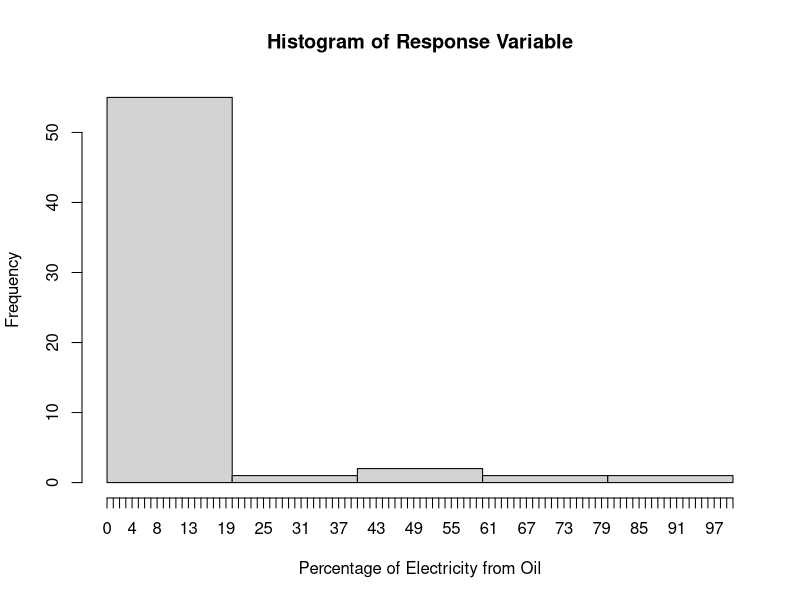
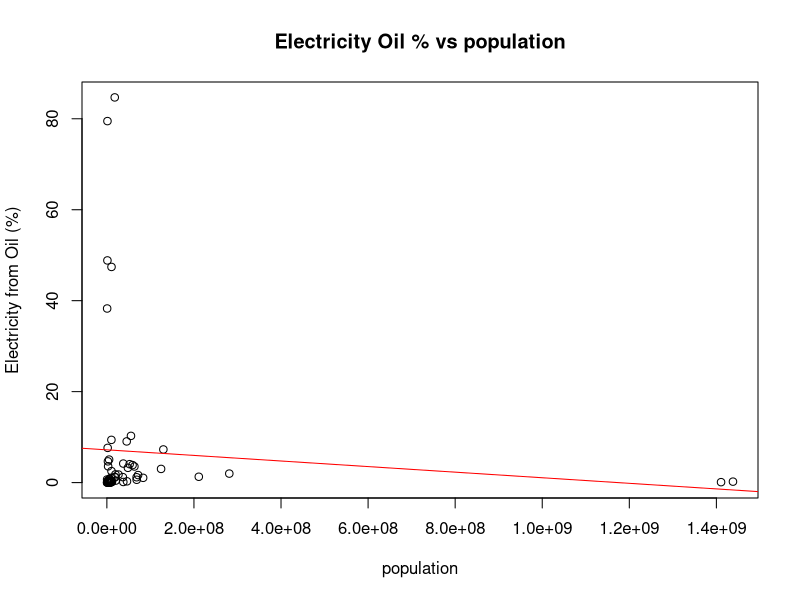
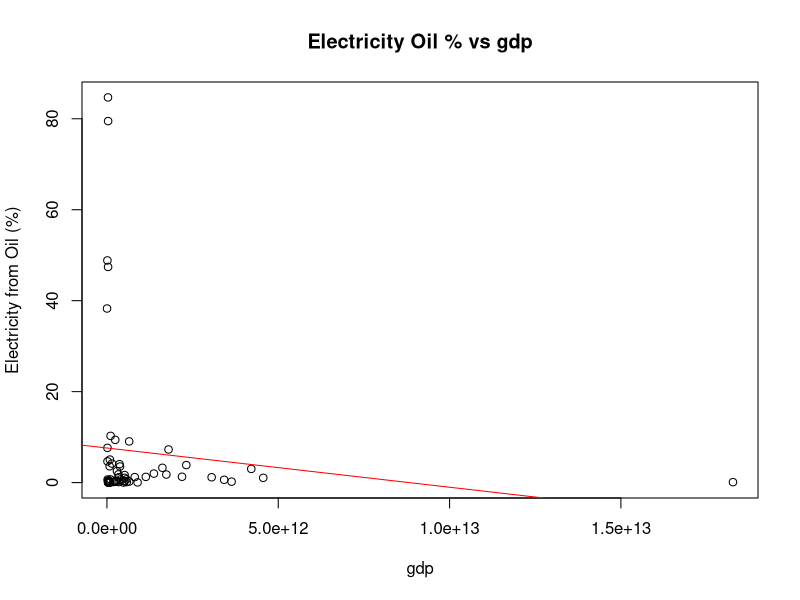
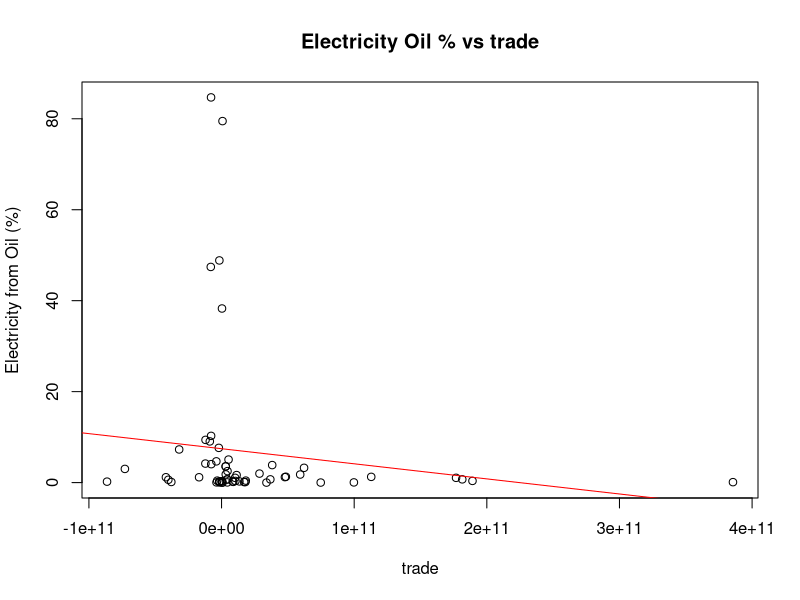
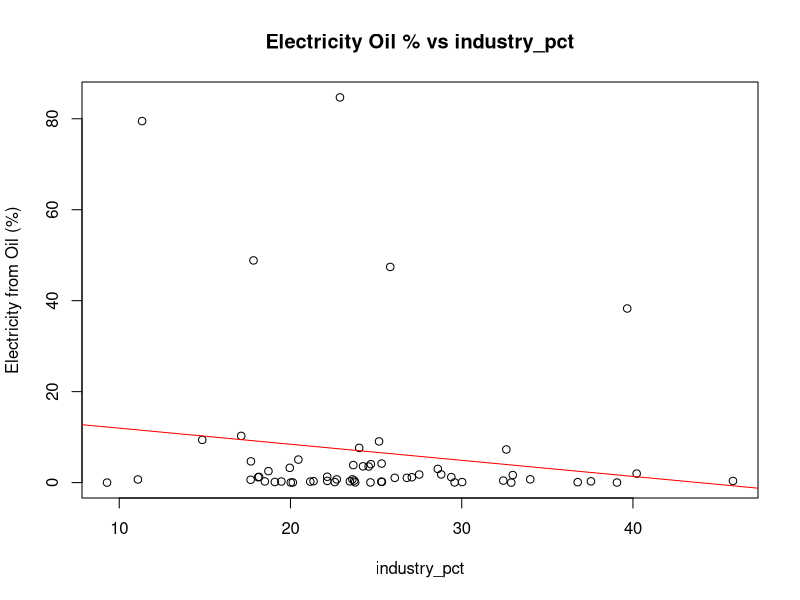
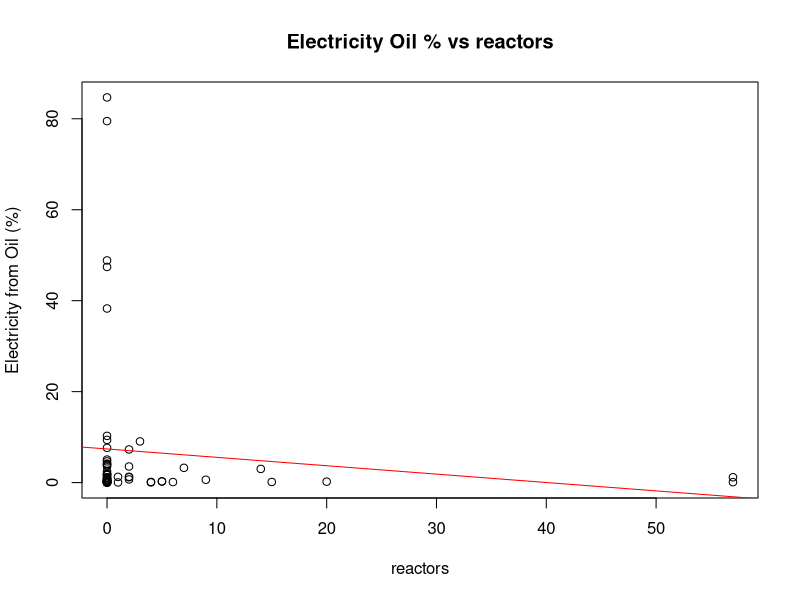
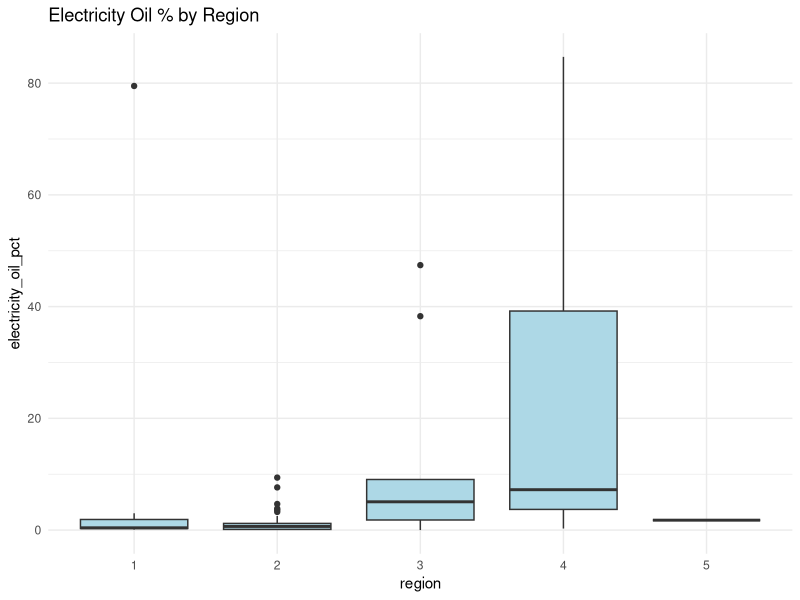
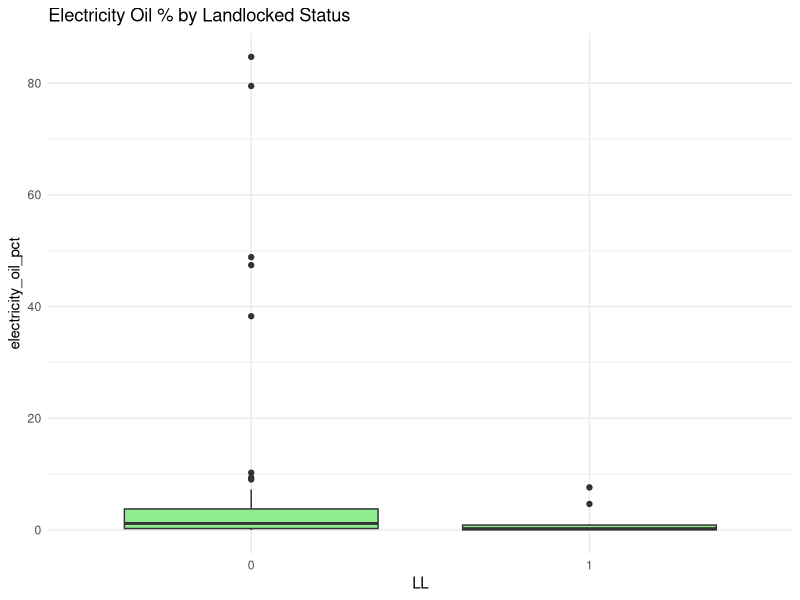

The R script that drew these images, in order: (Note: this script raises an error after producing the figures.)
## ---- chunk 1
knitr::opts_chunk$set(echo = TRUE, highlight=FALSE, comment=NA, warnings=FALSE,message=FALSE)
## ---- chunk 2
## Use this chunk for reading in packages.
## Use this chunk for reading in the data, combining the data, and any other major data cleaning that is not relevant to show.
## Remove the ## before all code.
library(corrplot)
library(GGally)

oilData <- read.csv("clean.csv")

# Converting qualitative variables to factors
oilData$region <- as.factor(oilData$region)
oilData$LL <- as.factor(oilData$LL)
oilData$qual_score <- as.factor(oilData$qual_score)

head(oilData)
str(oilData)
## ---- chunk 3
## Use this code chunk can be used to execute any functions or summaries 
## that will not be included in your output such as correlations or 5 number summaries

## ---- chunk 4
## This code chunk can be used to execute any functions or summaries that will not be included in your output

## ---- chunk 5
head(oilData)
## ---- chunk 6
## Use this code  to include the relevant plots from EDA
## This should NOT be a dump of all of your plots and outputs.
## Refer to the Rmarkdown guide for sizing information on your plots

hist(oilData$electricity_oil_pct,
     xlab = "Percentage of Electricity from Oil",
     main = "Histogram of Response Variable",
     breaks = 5,       # increase number of bins
     xaxt = "n")        # suppress x-axis

# Add custom x-axis ticks every 5%
axis(side = 1, at = seq(0, 100, by = 1))  # 0%, 5%, 10%, ..., 100%

quant_vars <- names(oilData)[sapply(oilData, is.numeric)]
quant_vars <- setdiff(quant_vars, "electricity_oil_pct")

for (var in quant_vars) {
  
  df <- oilData[, c(var, "electricity_oil_pct")]
  df <- df[complete.cases(df), ]
  
  plot(df[[var]], df$electricity_oil_pct,
       xlab = var,
       ylab = "Electricity from Oil (%)",
       main = paste("Electricity Oil % vs", var))
  
  model <- lm(electricity_oil_pct ~ x, data = transform(df, x = df[[var]]))
  abline(model, col = "red")
}

# By region
ggplot(oilData, aes(x = region, y = electricity_oil_pct)) +
  geom_boxplot(fill = "lightblue") +
  theme_minimal() +
  labs(title = "Electricity Oil % by Region")

# By landlocked
ggplot(oilData, aes(x = LL, y = electricity_oil_pct)) +
  geom_boxplot(fill = "lightgreen") +
  theme_minimal() +
  labs(title = "Electricity Oil % by Landlocked Status")

# By corruption level
ggplot(oilData, aes(x = qual_score, y = electricity_oil_pct)) +
  geom_boxplot(fill = "lightcoral") +
  theme_minimal() +
  labs(title = "Electricity Oil % by Corruption Level")

ggplot(oilData, aes(x = trade,
y = electricity_oil_pct,
color = factor(LL))) +
geom_point(alpha = 0.6) +
geom_smooth(method = "lm", se = FALSE) +
labs(title = "Trade × Landlocked Interaction",
x = "Trade",
y = "Electricity from Oil (%)",
color = "Landlocked")

ggplot(oilData, aes(x = trade,
y = electricity_oil_pct,
color = region)) +
geom_point(alpha = 0.6) +
geom_smooth(method = "lm", se = FALSE) +
labs(title = "Trade × Region Interaction",
x = "Trade",
y = "Electricity from Oil (%)")

ggplot(oilData, aes(x = ln_gdp,
y = electricity_oil_pct,
color = qual_score)) +
geom_point(alpha = 0.6) +
geom_smooth(method = "lm", se = FALSE) +
labs(title = "GDP × Institutional Quality Interaction",
x = "Log GDP",
y = "Electricity from Oil (%)")

# This partition is optional, but can be useful for a simple way to resize your plots
par(mfrow=c(2,3),pin=c(1,1),mar=c(7.1,4.1,3,1))
## ---- chunk 7
## This code chunk can be used to execute any functions or summaries that will not be included in your output
## ---- chunk 8
## Use this section to output the summary of your final model
## Include the relevant plots from assumptions and your additional techniques
## This should NOT be a dump of all of your plots and outputs.
## Refer to the Rmarkdown guide for sizing information on your plots
